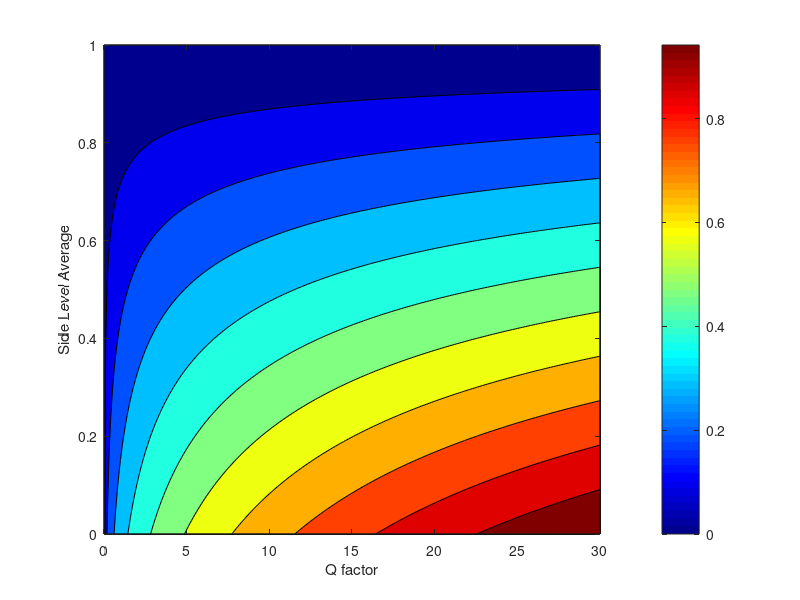
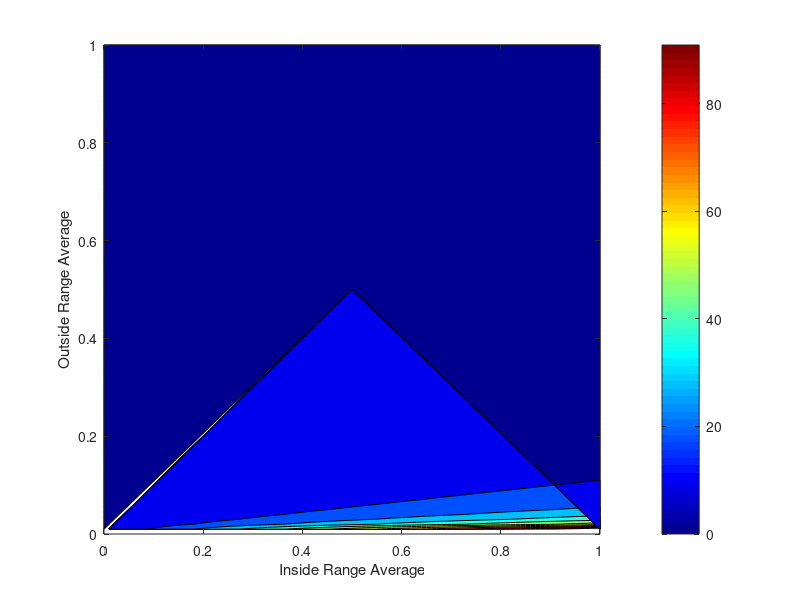

Here is the MATLAB script that generated these plots, in order:
[X,Y] = meshgrid(0:0.1:30,0:0.05:1);
Z1 = (nthroot(X,3).*(1-Y))/3;
% Z1 = ((X.^3).*(1-Y).^2)/3;
% Z2 = X./(600*Y);
[X3,Y3] = meshgrid(0:0.01:1,0:0.01:1);
Z3 = X3./Y3;
% s=surf(Z);
% s.EdgeColor='none';
% hold on;
figure(1)
contourf(X,Y,Z1);
xlabel('Q factor')
ylabel('Side Level Average')
% xticks(0:5:30)
% yticks(0:0.25:1)
colormap jet;
colorbar;

% figure(2)
% contourf(X,Y,Z2);
% xlabel('Q factor')
% ylabel('Side Level Average')
% % xticks(0:5:30)
% % yticks(0:0.25:1)
% colormap jet;
% colorbar;

figure(3)
contourf(X3,Y3,Z3);
xlabel('Inside Range Average')
ylabel('Outside Range Average')
% xticks(0:5:30)
% yticks(0:0.25:1)
colormap jet;
colorbar;

